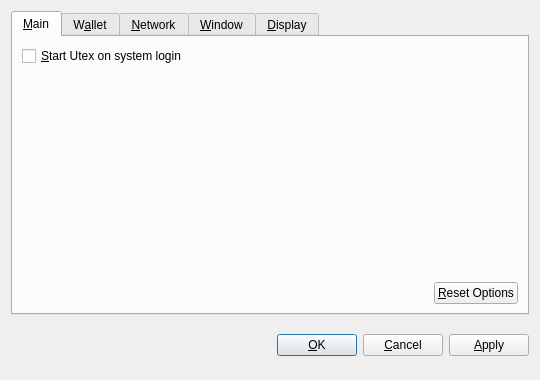
<?xml version="1.0" encoding="UTF-8"?>
<ui version="4.0">
 <class>OptionsDialog</class>
 <widget class="QDialog" name="OptionsDialog">
  <property name="geometry">
   <rect>
    <x>0</x>
    <y>0</y>
    <width>540</width>
    <height>380</height>
   </rect>
  </property>
  <property name="windowTitle">
   <string>Options</string>
  </property>
  <property name="modal">
   <bool>true</bool>
  </property>
  <layout class="QVBoxLayout" name="verticalLayout">
   <item>
    <widget class="QTabWidget" name="tabWidget">
     <property name="tabPosition">
      <enum>QTabWidget::North</enum>
     </property>
     <property name="currentIndex">
      <number>0</number>
     </property>
     <widget class="QWidget" name="tabMain">
      <attribute name="title">
       <string>&amp;Main</string>
      </attribute>
      <layout class="QVBoxLayout" name="verticalLayout_Main">
       <item>
        <widget class="QCheckBox" name="bitcoinAtStartup">
         <property name="toolTip">
          <string>Automatically start Utex after logging in to the system.</string>
         </property>
         <property name="text">
          <string>&amp;Start Utex on system login</string>
         </property>
        </widget>
       </item>
       <item>
        <spacer name="verticalSpacer_Main">
         <property name="orientation">
          <enum>Qt::Vertical</enum>
         </property>
         <property name="sizeHint" stdset="0">
          <size>
           <width>20</width>
           <height>40</height>
          </size>
         </property>
        </spacer>
       </item>
       <item>
        <layout class="QHBoxLayout" name="horizontalLayout_2_Main">
         <item>
          <spacer name="horizontalSpacer_2_Main">
           <property name="orientation">
            <enum>Qt::Horizontal</enum>
           </property>
           <property name="sizeHint" stdset="0">
            <size>
             <width>40</width>
             <height>20</height>
            </size>
           </property>
          </spacer>
         </item>
         <item>
          <widget class="QPushButton" name="resetButton">
           <property name="toolTip">
            <string>Reset all client options to default.</string>
           </property>
           <property name="text">
            <string>&amp;Reset Options</string>
           </property>
           <property name="autoDefault">
            <bool>false</bool>
           </property>
          </widget>
         </item>
        </layout>
       </item>
      </layout>
     </widget>
     <widget class="QWidget" name="tabWallet">
      <attribute name="title">
       <string>W&amp;allet</string>
      </attribute>
      <layout class="QVBoxLayout" name="verticalLayout_Network">
       <item>
        <widget class="QLabel" name="transactionFeeInfoLabel">
         <property name="text">
          <string>Optional transaction fee per kB that helps make sure your transactions are processed quickly. Most transactions are 1 kB.</string>
         </property>
         <property name="textFormat">
          <enum>Qt::PlainText</enum>
         </property>
         <property name="wordWrap">
          <bool>true</bool>
         </property>
        </widget>
       </item>
       <item>
        <layout class="QHBoxLayout" name="horizontalLayout_1_Main">
         <item>
          <widget class="QLabel" name="transactionFeeLabel">
           <property name="text">
            <string>Pay transaction &amp;fee</string>
           </property>
           <property name="textFormat">
            <enum>Qt::PlainText</enum>
           </property>
           <property name="buddy">
            <cstring>transactionFee</cstring>
           </property>
          </widget>
         </item>
         <item>
          <widget class="BitcoinAmountField" name="transactionFee"/>
         </item>
         <item>
          <spacer name="horizontalSpacer_1_Main">
           <property name="orientation">
            <enum>Qt::Horizontal</enum>
           </property>
           <property name="sizeHint" stdset="0">
            <size>
             <width>40</width>
             <height>20</height>
            </size>
           </property>
          </spacer>
         </item>
        </layout>
       </item>
       <item>
        <widget class="QLabel" name="label">
         <property name="text">
          <string>If you disable the spending of unconfirmed change, the change from a transaction cannot be used until that transaction has at least one confirmation. This also affects how your balance is computed.</string>
         </property>
         <property name="wordWrap">
          <bool>true</bool>
         </property>
        </widget>
       </item>
       <item>
        <widget class="QCheckBox" name="spendZeroConfChange">
         <property name="text">
          <string>Spend unconfirmed change  (experts only)</string>
         </property>
        </widget>
       </item>
       <item>
        <spacer name="verticalSpacer">
         <property name="orientation">
          <enum>Qt::Vertical</enum>
         </property>
         <property name="sizeHint" stdset="0">
          <size>
           <width>20</width>
           <height>40</height>
          </size>
         </property>
        </spacer>
       </item>
      </layout>
     </widget>
     <widget class="QWidget" name="tabNetwork">
      <attribute name="title">
       <string>&amp;Network</string>
      </attribute>
      <layout class="QVBoxLayout" name="verticalLayout_Network">
       <item>
        <widget class="QCheckBox" name="mapPortUpnp">
         <property name="toolTip">
          <string>Automatically open the Utex client port on the router. This only works when your router supports UPnP and it is enabled.</string>
         </property>
         <property name="text">
          <string>Map port using &amp;UPnP</string>
         </property>
        </widget>
       </item>
       <item>
        <widget class="QCheckBox" name="connectSocks">
         <property name="toolTip">
          <string>Connect to the Utex network through a SOCKS proxy (e.g. when connecting through Tor).</string>
         </property>
         <property name="text">
          <string>&amp;Connect through SOCKS proxy:</string>
         </property>
        </widget>
       </item>
       <item>
        <layout class="QHBoxLayout" name="horizontalLayout_Network">
         <item>
          <widget class="QLabel" name="proxyIpLabel">
           <property name="text">
            <string>Proxy &amp;IP:</string>
           </property>
           <property name="textFormat">
            <enum>Qt::PlainText</enum>
           </property>
           <property name="buddy">
            <cstring>proxyIp</cstring>
           </property>
          </widget>
         </item>
         <item>
          <widget class="QValidatedLineEdit" name="proxyIp">
           <property name="maximumSize">
            <size>
             <width>140</width>
             <height>16777215</height>
            </size>
           </property>
           <property name="toolTip">
            <string>IP address of the proxy (e.g. 127.0.0.1)</string>
           </property>
          </widget>
         </item>
         <item>
          <widget class="QLabel" name="proxyPortLabel">
           <property name="text">
            <string>&amp;Port:</string>
           </property>
           <property name="textFormat">
            <enum>Qt::PlainText</enum>
           </property>
           <property name="buddy">
            <cstring>proxyPort</cstring>
           </property>
          </widget>
         </item>
         <item>
          <widget class="QLineEdit" name="proxyPort">
           <property name="maximumSize">
            <size>
             <width>55</width>
             <height>16777215</height>
            </size>
           </property>
           <property name="toolTip">
            <string>Port of the proxy (e.g. 9050)</string>
           </property>
          </widget>
         </item>
         <item>
          <widget class="QLabel" name="socksVersionLabel">
           <property name="text">
            <string>SOCKS &amp;Version:</string>
           </property>
           <property name="textFormat">
            <enum>Qt::PlainText</enum>
           </property>
           <property name="buddy">
            <cstring>socksVersion</cstring>
           </property>
          </widget>
         </item>
         <item>
          <widget class="QValueComboBox" name="socksVersion">
           <property name="toolTip">
            <string>SOCKS version of the proxy (e.g. 5)</string>
           </property>
          </widget>
         </item>
         <item>
          <spacer name="horizontalSpacer_Network">
           <property name="orientation">
            <enum>Qt::Horizontal</enum>
           </property>
           <property name="sizeHint" stdset="0">
            <size>
             <width>40</width>
             <height>20</height>
            </size>
           </property>
          </spacer>
         </item>
        </layout>
       </item>
       <item>
        <spacer name="verticalSpacer_Network">
         <property name="orientation">
          <enum>Qt::Vertical</enum>
         </property>
         <property name="sizeHint" stdset="0">
          <size>
           <width>20</width>
           <height>40</height>
          </size>
         </property>
        </spacer>
       </item>
      </layout>
     </widget>
     <widget class="QWidget" name="tabWindow">
      <attribute name="title">
       <string>&amp;Window</string>
      </attribute>
      <layout class="QVBoxLayout" name="verticalLayout_Window">
       <item>
        <widget class="QCheckBox" name="minimizeToTray">
         <property name="toolTip">
          <string>Show only a tray icon after minimizing the window.</string>
         </property>
         <property name="text">
          <string>&amp;Minimize to the tray instead of the taskbar</string>
         </property>
        </widget>
       </item>
       <item>
        <widget class="QCheckBox" name="minimizeOnClose">
         <property name="toolTip">
          <string>Minimize instead of exit the application when the window is closed. When this option is enabled, the application will be closed only after selecting Quit in the menu.</string>
         </property>
         <property name="text">
          <string>M&amp;inimize on close</string>
         </property>
        </widget>
       </item>
       <item>
        <spacer name="verticalSpacer_Window">
         <property name="orientation">
          <enum>Qt::Vertical</enum>
         </property>
         <property name="sizeHint" stdset="0">
          <size>
           <width>20</width>
           <height>40</height>
          </size>
         </property>
        </spacer>
       </item>
      </layout>
     </widget>
     <widget class="QWidget" name="tabDisplay">
      <attribute name="title">
       <string>&amp;Display</string>
      </attribute>
      <layout class="QVBoxLayout" name="verticalLayout_Display">
       <item>
        <layout class="QHBoxLayout" name="horizontalLayout_1_Display">
         <item>
          <widget class="QLabel" name="langLabel">
           <property name="text">
            <string>User Interface &amp;language:</string>
           </property>
           <property name="textFormat">
            <enum>Qt::PlainText</enum>
           </property>
           <property name="buddy">
            <cstring>lang</cstring>
           </property>
          </widget>
         </item>
         <item>
          <widget class="QValueComboBox" name="lang">
           <property name="toolTip">
            <string>The user interface language can be set here. This setting will take effect after restarting Utex.</string>
           </property>
          </widget>
         </item>
        </layout>
       </item>
       <item>
        <layout class="QHBoxLayout" name="horizontalLayout_2_Display">
         <item>
          <widget class="QLabel" name="unitLabel">
           <property name="text">
            <string>&amp;Unit to show amounts in:</string>
           </property>
           <property name="textFormat">
            <enum>Qt::PlainText</enum>
           </property>
           <property name="buddy">
            <cstring>unit</cstring>
           </property>
          </widget>
         </item>
         <item>
          <widget class="QValueComboBox" name="unit">
           <property name="toolTip">
            <string>Choose the default subdivision unit to show in the interface and when sending coins.</string>
           </property>
          </widget>
         </item>
        </layout>
       </item>
       <item>
        <widget class="QCheckBox" name="displayAddresses">
         <property name="toolTip">
          <string>Whether to show Utex addresses in the transaction list or not.</string>
         </property>
         <property name="text">
          <string>&amp;Display addresses in transaction list</string>
         </property>
        </widget>
       </item>
       <item>
        <widget class="QCheckBox" name="coinControlFeatures">
         <property name="toolTip">
          <string>Whether to show coin control features or not.</string>
         </property>
         <property name="text">
          <string>Display coin &amp;control features (experts only!)</string>
         </property>
        </widget>
       </item>
       <item>
        <spacer name="verticalSpacer_Display">
         <property name="orientation">
          <enum>Qt::Vertical</enum>
         </property>
         <property name="sizeHint" stdset="0">
          <size>
           <width>20</width>
           <height>40</height>
          </size>
         </property>
        </spacer>
       </item>
      </layout>
     </widget>
    </widget>
   </item>
   <item>
    <layout class="QHBoxLayout" name="horizontalLayout_Buttons">
     <item>
      <spacer name="horizontalSpacer_1">
       <property name="orientation">
        <enum>Qt::Horizontal</enum>
       </property>
       <property name="sizeHint" stdset="0">
        <size>
         <width>40</width>
         <height>48</height>
        </size>
       </property>
      </spacer>
     </item>
     <item>
      <widget class="QLabel" name="statusLabel">
       <property name="font">
        <font>
         <weight>75</weight>
         <bold>true</bold>
        </font>
       </property>
       <property name="text">
        <string/>
       </property>
       <property name="textFormat">
        <enum>Qt::PlainText</enum>
       </property>
       <property name="wordWrap">
        <bool>true</bool>
       </property>
      </widget>
     </item>
     <item>
      <spacer name="horizontalSpacer_2">
       <property name="orientation">
        <enum>Qt::Horizontal</enum>
       </property>
       <property name="sizeHint" stdset="0">
        <size>
         <width>40</width>
         <height>48</height>
        </size>
       </property>
      </spacer>
     </item>
     <item>
      <widget class="QPushButton" name="okButton">
       <property name="text">
        <string>&amp;OK</string>
       </property>
      </widget>
     </item>
     <item>
      <widget class="QPushButton" name="cancelButton">
       <property name="text">
        <string>&amp;Cancel</string>
       </property>
       <property name="autoDefault">
        <bool>false</bool>
       </property>
      </widget>
     </item>
     <item>
      <widget class="QPushButton" name="applyButton">
       <property name="text">
        <string>&amp;Apply</string>
       </property>
       <property name="autoDefault">
        <bool>false</bool>
       </property>
      </widget>
     </item>
    </layout>
   </item>
  </layout>
 </widget>
 <customwidgets>
  <customwidget>
   <class>BitcoinAmountField</class>
   <extends>QSpinBox</extends>
   <header>bitcoinamountfield.h</header>
  </customwidget>
  <customwidget>
   <class>QValueComboBox</class>
   <extends>QComboBox</extends>
   <header>qvaluecombobox.h</header>
  </customwidget>
  <customwidget>
   <class>QValidatedLineEdit</class>
   <extends>QLineEdit</extends>
   <header>qvalidatedlineedit.h</header>
  </customwidget>
 </customwidgets>
 <resources/>
 <connections/>
</ui>
